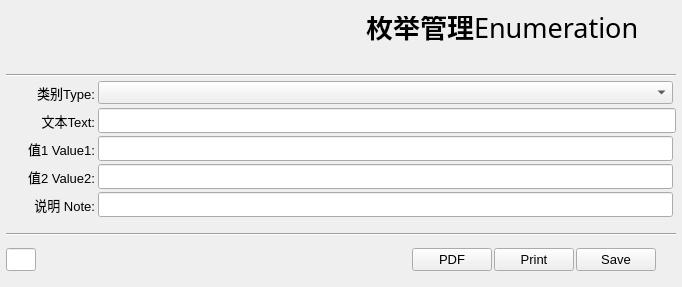
<?xml version="1.0" encoding="UTF-8"?>
<ui version="4.0">
 <class>Form</class>
 <widget class="QWidget" name="Form">
  <property name="geometry">
   <rect>
    <x>0</x>
    <y>0</y>
    <width>682</width>
    <height>287</height>
   </rect>
  </property>
  <property name="maximumSize">
   <size>
    <width>762</width>
    <height>500</height>
   </size>
  </property>
  <property name="font">
   <font>
    <family>Arial</family>
    <pointsize>10</pointsize>
   </font>
  </property>
  <property name="windowTitle">
   <string>Order</string>
  </property>
  <layout class="QVBoxLayout" name="verticalLayout_2">
   <property name="spacing">
    <number>2</number>
   </property>
   <property name="leftMargin">
    <number>6</number>
   </property>
   <property name="topMargin">
    <number>0</number>
   </property>
   <property name="rightMargin">
    <number>6</number>
   </property>
   <property name="bottomMargin">
    <number>2</number>
   </property>
   <item>
    <layout class="QHBoxLayout" name="horizontalLayout_6">
     <property name="bottomMargin">
      <number>10</number>
     </property>
     <item>
      <widget class="QLabel" name="label_logo">
       <property name="minimumSize">
        <size>
         <width>329</width>
         <height>60</height>
        </size>
       </property>
       <property name="maximumSize">
        <size>
         <width>329</width>
         <height>60</height>
        </size>
       </property>
       <property name="text">
        <string/>
       </property>
       <property name="pixmap">
        <pixmap>../res/tmLogo100.png</pixmap>
       </property>
       <property name="scaledContents">
        <bool>true</bool>
       </property>
      </widget>
     </item>
     <item>
      <spacer name="horizontalSpacer_4">
       <property name="orientation">
        <enum>Qt::Horizontal</enum>
       </property>
       <property name="sizeHint" stdset="0">
        <size>
         <width>40</width>
         <height>20</height>
        </size>
       </property>
      </spacer>
     </item>
     <item>
      <layout class="QVBoxLayout" name="verticalLayout_3">
       <property name="spacing">
        <number>0</number>
       </property>
       <item>
        <layout class="QHBoxLayout" name="horizontalLayout_5">
         <item>
          <spacer name="horizontalSpacer_2">
           <property name="orientation">
            <enum>Qt::Horizontal</enum>
           </property>
           <property name="sizeHint" stdset="0">
            <size>
             <width>40</width>
             <height>20</height>
            </size>
           </property>
          </spacer>
         </item>
         <item>
          <widget class="QLabel" name="label_23">
           <property name="minimumSize">
            <size>
             <width>0</width>
             <height>30</height>
            </size>
           </property>
           <property name="maximumSize">
            <size>
             <width>16777215</width>
             <height>30</height>
            </size>
           </property>
           <property name="font">
            <font>
             <pointsize>20</pointsize>
             <weight>75</weight>
             <bold>true</bold>
            </font>
           </property>
           <property name="text">
            <string>枚举管理</string>
           </property>
           <property name="alignment">
            <set>Qt::AlignBottom|Qt::AlignRight|Qt::AlignTrailing</set>
           </property>
          </widget>
         </item>
         <item>
          <widget class="QLabel" name="label_24">
           <property name="minimumSize">
            <size>
             <width>0</width>
             <height>30</height>
            </size>
           </property>
           <property name="maximumSize">
            <size>
             <width>16777215</width>
             <height>30</height>
            </size>
           </property>
           <property name="font">
            <font>
             <family>Algerian</family>
             <pointsize>20</pointsize>
             <weight>50</weight>
             <bold>false</bold>
            </font>
           </property>
           <property name="text">
            <string>Enumeration </string>
           </property>
           <property name="alignment">
            <set>Qt::AlignBottom|Qt::AlignLeading|Qt::AlignLeft</set>
           </property>
          </widget>
         </item>
         <item>
          <spacer name="horizontalSpacer_3">
           <property name="orientation">
            <enum>Qt::Horizontal</enum>
           </property>
           <property name="sizeHint" stdset="0">
            <size>
             <width>40</width>
             <height>20</height>
            </size>
           </property>
          </spacer>
         </item>
        </layout>
       </item>
      </layout>
     </item>
     <item>
      <spacer name="horizontalSpacer_5">
       <property name="orientation">
        <enum>Qt::Horizontal</enum>
       </property>
       <property name="sizeHint" stdset="0">
        <size>
         <width>40</width>
         <height>20</height>
        </size>
       </property>
      </spacer>
     </item>
    </layout>
   </item>
   <item>
    <widget class="Line" name="line">
     <property name="orientation">
      <enum>Qt::Horizontal</enum>
     </property>
    </widget>
   </item>
   <item>
    <layout class="QGridLayout" name="gridLayout">
     <property name="leftMargin">
      <number>3</number>
     </property>
     <property name="rightMargin">
      <number>0</number>
     </property>
     <property name="bottomMargin">
      <number>3</number>
     </property>
     <property name="spacing">
      <number>3</number>
     </property>
     <item row="1" column="2" colspan="2">
      <widget class="QLineEdit" name="fTitle">
       <property name="minimumSize">
        <size>
         <width>0</width>
         <height>25</height>
        </size>
       </property>
       <property name="sizeIncrement">
        <size>
         <width>0</width>
         <height>25</height>
        </size>
       </property>
       <property name="readOnly">
        <bool>true</bool>
       </property>
       <property name="placeholderText">
        <string/>
       </property>
       <property name="clearButtonEnabled">
        <bool>true</bool>
       </property>
      </widget>
     </item>
     <item row="1" column="0">
      <widget class="QLabel" name="label_9">
       <property name="minimumSize">
        <size>
         <width>0</width>
         <height>25</height>
        </size>
       </property>
       <property name="sizeIncrement">
        <size>
         <width>0</width>
         <height>25</height>
        </size>
       </property>
       <property name="text">
        <string>文本Text:</string>
       </property>
       <property name="alignment">
        <set>Qt::AlignRight|Qt::AlignTrailing|Qt::AlignVCenter</set>
       </property>
      </widget>
     </item>
     <item row="3" column="2">
      <widget class="QLineEdit" name="fSpare2">
       <property name="minimumSize">
        <size>
         <width>0</width>
         <height>25</height>
        </size>
       </property>
       <property name="sizeIncrement">
        <size>
         <width>0</width>
         <height>25</height>
        </size>
       </property>
       <property name="clearButtonEnabled">
        <bool>true</bool>
       </property>
      </widget>
     </item>
     <item row="0" column="0">
      <widget class="QLabel" name="label_6">
       <property name="minimumSize">
        <size>
         <width>0</width>
         <height>25</height>
        </size>
       </property>
       <property name="sizeIncrement">
        <size>
         <width>0</width>
         <height>25</height>
        </size>
       </property>
       <property name="text">
        <string>类别Type:</string>
       </property>
       <property name="alignment">
        <set>Qt::AlignRight|Qt::AlignTrailing|Qt::AlignVCenter</set>
       </property>
      </widget>
     </item>
     <item row="3" column="0">
      <widget class="QLabel" name="label_13">
       <property name="minimumSize">
        <size>
         <width>0</width>
         <height>25</height>
        </size>
       </property>
       <property name="sizeIncrement">
        <size>
         <width>0</width>
         <height>25</height>
        </size>
       </property>
       <property name="text">
        <string>值2 Value2:</string>
       </property>
       <property name="alignment">
        <set>Qt::AlignRight|Qt::AlignTrailing|Qt::AlignVCenter</set>
       </property>
      </widget>
     </item>
     <item row="4" column="0">
      <widget class="QLabel" name="label_17">
       <property name="minimumSize">
        <size>
         <width>0</width>
         <height>25</height>
        </size>
       </property>
       <property name="sizeIncrement">
        <size>
         <width>0</width>
         <height>25</height>
        </size>
       </property>
       <property name="text">
        <string>       说明 Note:</string>
       </property>
       <property name="alignment">
        <set>Qt::AlignRight|Qt::AlignTrailing|Qt::AlignVCenter</set>
       </property>
      </widget>
     </item>
     <item row="0" column="2">
      <widget class="QComboBox" name="fTypeID"/>
     </item>
     <item row="4" column="2">
      <widget class="QLineEdit" name="fNote">
       <property name="minimumSize">
        <size>
         <width>0</width>
         <height>25</height>
        </size>
       </property>
       <property name="sizeIncrement">
        <size>
         <width>0</width>
         <height>25</height>
        </size>
       </property>
       <property name="clearButtonEnabled">
        <bool>true</bool>
       </property>
      </widget>
     </item>
     <item row="2" column="0">
      <widget class="QLabel" name="label_8">
       <property name="text">
        <string>值1 Value1:</string>
       </property>
       <property name="alignment">
        <set>Qt::AlignRight|Qt::AlignTrailing|Qt::AlignVCenter</set>
       </property>
      </widget>
     </item>
     <item row="2" column="2">
      <widget class="QLineEdit" name="fSpare1">
       <property name="minimumSize">
        <size>
         <width>0</width>
         <height>25</height>
        </size>
       </property>
       <property name="sizeIncrement">
        <size>
         <width>0</width>
         <height>25</height>
        </size>
       </property>
       <property name="readOnly">
        <bool>true</bool>
       </property>
       <property name="clearButtonEnabled">
        <bool>true</bool>
       </property>
      </widget>
     </item>
    </layout>
   </item>
   <item>
    <layout class="QVBoxLayout" name="verticalLayout">
     <property name="topMargin">
      <number>10</number>
     </property>
     <property name="bottomMargin">
      <number>10</number>
     </property>
     <item>
      <widget class="Line" name="line_2">
       <property name="orientation">
        <enum>Qt::Horizontal</enum>
       </property>
      </widget>
     </item>
     <item>
      <layout class="QHBoxLayout" name="horizontalLayout_3">
       <property name="topMargin">
        <number>10</number>
       </property>
       <item>
        <widget class="QLineEdit" name="fItemID">
         <property name="maximumSize">
          <size>
           <width>30</width>
           <height>16777215</height>
          </size>
         </property>
         <property name="readOnly">
          <bool>true</bool>
         </property>
        </widget>
       </item>
       <item>
        <spacer name="horizontalSpacer">
         <property name="orientation">
          <enum>Qt::Horizontal</enum>
         </property>
         <property name="sizeHint" stdset="0">
          <size>
           <width>40</width>
           <height>20</height>
          </size>
         </property>
        </spacer>
       </item>
       <item>
        <widget class="QPushButton" name="butPDF">
         <property name="text">
          <string>PDF</string>
         </property>
         <property name="icon">
          <iconset>
           <normaloff>../res/ico/pdf.png</normaloff>../res/ico/pdf.png</iconset>
         </property>
         <property name="iconSize">
          <size>
           <width>16</width>
           <height>16</height>
          </size>
         </property>
        </widget>
       </item>
       <item>
        <widget class="QPushButton" name="butPrint">
         <property name="text">
          <string>Print</string>
         </property>
         <property name="icon">
          <iconset>
           <normaloff>../res/ico/printer.png</normaloff>../res/ico/printer.png</iconset>
         </property>
         <property name="iconSize">
          <size>
           <width>16</width>
           <height>16</height>
          </size>
         </property>
        </widget>
       </item>
       <item>
        <widget class="QPushButton" name="butSave">
         <property name="text">
          <string>Save</string>
         </property>
         <property name="icon">
          <iconset>
           <normaloff>../res/ico/save.png</normaloff>../res/ico/save.png</iconset>
         </property>
         <property name="iconSize">
          <size>
           <width>16</width>
           <height>16</height>
          </size>
         </property>
        </widget>
       </item>
       <item>
        <spacer name="horizontalSpacer_6">
         <property name="orientation">
          <enum>Qt::Horizontal</enum>
         </property>
         <property name="sizeType">
          <enum>QSizePolicy::Fixed</enum>
         </property>
         <property name="sizeHint" stdset="0">
          <size>
           <width>20</width>
           <height>20</height>
          </size>
         </property>
        </spacer>
       </item>
      </layout>
     </item>
    </layout>
   </item>
  </layout>
 </widget>
 <resources/>
 <connections/>
 <slots>
  <slot>ReCalc()</slot>
 </slots>
</ui>
